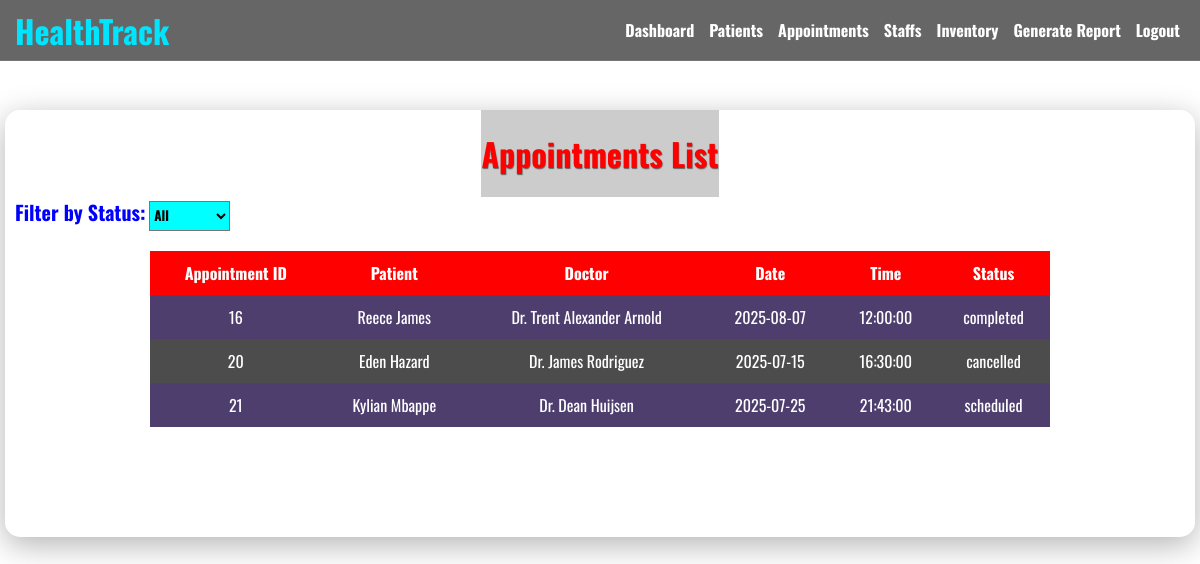
Screenshot of /appoint_view.php (signed in) with the database file from the repository.
### tables this page shows
CREATE TABLE `appointments` (
  `appointment_id` int(11) NOT NULL,
  `patient_id` int(11) NOT NULL,
  `doctor` int(11) DEFAULT NULL,
  `appointment_date` date NOT NULL,
  `appointment_time` time NOT NULL,
  `status` enum('scheduled','completed','cancelled') NOT NULL
);

CREATE TABLE `patients` (
  `id` int(11) NOT NULL,
  `name` varchar(100) NOT NULL,
  `age` int(11) NOT NULL,
  `gender` varchar(10) NOT NULL,
  `address` varchar(100) NOT NULL,
  `phone` varchar(20) NOT NULL,
  `visit_date` date NOT NULL,
  `diagnosis` varchar(100) NOT NULL,
  `medication` varchar(100) NOT NULL,
  `followup_date` date NOT NULL,
  `status` varchar(20) NOT NULL
);

CREATE TABLE `staffs` (
  `staff_id` int(11) NOT NULL,
  `name` varchar(50) NOT NULL,
  `role` varchar(30) NOT NULL,
  `department` varchar(30) DEFAULT NULL,
  `contact` varchar(40) NOT NULL,
  `email` varchar(50) NOT NULL,
  `joined` date NOT NULL,
  `status` varchar(30) DEFAULT 'Available'
);

### appoint_view.php (the view, shortened to what this page needs)
<!DOCTYPE html>
<html lang="en">
<head>
    <link rel="stylesheet" href="style.css">
</head>
<body>
    <?php include 'navbar.php'; ?>
    <div class="main">
        <div class="welcome">
            <div class="heading">
                <h1>Appointments List</h1>
            </div>
            <form action="" method="GET">
                <label for="filter" id="fil">Filter by Status:</label>
                <select name="status" id="filter">
                    <option value=""<?php if(!isset($_GET['status'])|| $_GET['status']=='') echo 'selected';?>>All</option>
                </select>
            </form>
            <table cellpadding="7">
                <tr>
                    <th>Appointment ID</th>
                    <th>Patient</th>
                    <th>Doctor</th>
                    <th>Date</th>
                    <th>Time</th>
                    <th>Status</th>
                </tr>
                <?php
                    include 'dbconnect.php';
                    $status_filter = $_GET['status'] ?? '';
                    if ($status_filter !== '') {
                        $sql = "SELECT
                                a.*,
                                p.name AS patient_name,
                                s.name AS doctor_name
                                FROM appointments a
                                JOIN patients p ON a.patient_id = p.id
                                JOIN staffs s ON a.doctor = s.staff_id
                                WHERE a.status = '$status_filter'";
                    } else {
                        $sql = "SELECT
                                a.*,
                                p.name AS patient_name,
                                s.name AS doctor_name
                                FROM appointments a
                                JOIN patients p ON a.patient_id = p.id
                                JOIN staffs s ON a.doctor = s.staff_id";
                    }
                    $result=mysqli_query($conn,$sql);
                    $num=mysqli_num_rows($result);
                    if($num>0){
                        while ($row=mysqli_fetch_assoc($result))
                        {
                ?>
                <tr>
                    <td><?php echo $row['appointment_id'];?></td>
                    <td><?php echo $row['patient_name'];?></td>
                    <td><?php echo $row['doctor_name'];?></td>
                    <td><?php echo $row['appointment_date'];?></td>
                    <td><?php echo $row['appointment_time'];?></td>
                    <td><?php echo $row['status'];?></td>
                </tr>
                <?php
                        }
                    }
                ?>
            </table>
        </div>
    </div>
</body>
</html>

### navbar.php (shortened to what this page needs)
<?php
$role=$_SESSION['role'] ?? null;
if($role=='admin'){
    $dashboardlink='admin_dashboard.php';
}elseif($role=='staff'){
    $dashboardlink='staff_dashboard.php';
}else{
    $dashboardlink='login.php';
}
?>
<div class="navbar">
            <h1>HealthTrack</h1>
            <div class="links">
                <a href="<?php echo $dashboardlink;?>">Dashboard</a>
                <div class="dropdown">
                    <a href="#">Patients</a>
                </div>
                <div class="dropdown">
                    <a href="#">Appointments</a>
                </div>
                <?php if($role=='admin'):?>
                <div class="dropdown">
                    <a href="#">Staffs</a>
                </div>
                <?php endif; ?>
                <div class="dropdown">
                    <a href="#">Inventory</a>
                </div>
                <div class="dropdown">
                    <a href="report.php">Generate Report</a>
                </div>
                <a href="logout.php">Logout</a>
            </div>
        </div>

### style.css (style rules this page uses)
.main { padding-top: 90px; }
.navbar { display: flex; justify-content: space-between; align-items: center; background-color: rgba(0, 0, 0, 0.6); border-bottom: 1px solid rgba(255, 255, 255, 0.1); height: 60px; position: fixed; top:0; width: 100%; z-index: 800; }
.navbar a { text-decoration: none; color: white; font-family: 'Oswald', sans-serif; font-weight: 700; }
.navbar h1 { margin: 0; text-align: left; font-family: 'Oswald', sans-serif; font-weight: 700; color: #00E5FF; padding-left: 15px; }
.links { display: flex; gap: 15px; margin-left: auto; padding: 10px 20px; }
.dropdown { position: relative; }

### appoint_view.php (style rules this page uses)
html, body { margin: 0; padding: 0; font-family: 'Oswald', sans-serif; color: white; background: url(https://www.medigy.com/offering/20449.JPEG) no-repeat center center fixed; background-size: cover; }
.welcome { background-color: rgba(255, 255, 255, 0.05); margin: 0 5px; border-radius: 15px; box-shadow: 0 8px 32px rgba(0, 0, 0, 0.3); padding-bottom: 60px; margin-top: 20px; }
.heading { text-align:center; }
.welcome h1 { color: red; background-color:rgba(0, 0, 0, 0.2); border radius:10px; font-weight: 700; text-align: center; padding: 20px 0; text-shadow: 0.5px 0.5px 1px rgba(0, 0, 0, 0.5); display:inline-block; margin:0 auto; }
table { background-color: rgba(0, 0, 0, 0.7); padding: 20px; margin: 20px auto 50px auto; font-family: 'Oswald', sans-serif; text-align: center; border-collapse: collapse; width: 90%; max-width: 900px; }
table th { background-color: red; padding: 10px; }
table td { padding: 10px; }
tr:nth-child(even) { background-color: rgba(90, 10, 249, 0.2); }
#fil { margin-left:10px; color:blue; font-size:20px; font-weight:bold; }
#filter { background-color:aqua; font-family: 'Oswald', sans-serif; font-weight: 700; height:30px; }

### rows the page displays
appointments: appointment_id "16", patient.name "Reece James", doctor.name "Dr. Trent Alexander Arnold", appointment_date "2025-08-07", appointment_time "12:00:00", status "completed"
appointments: appointment_id "20", patient.name "Eden Hazard", doctor.name "Dr. James Rodriguez", appointment_date "2025-07-15", appointment_time "16:30:00", status "cancelled"
appointments: appointment_id "21", patient.name "Kylian Mbappe", doctor.name "Dr. Dean Huijsen", appointment_date "2025-07-25", appointment_time "21:43:00", status "scheduled"
